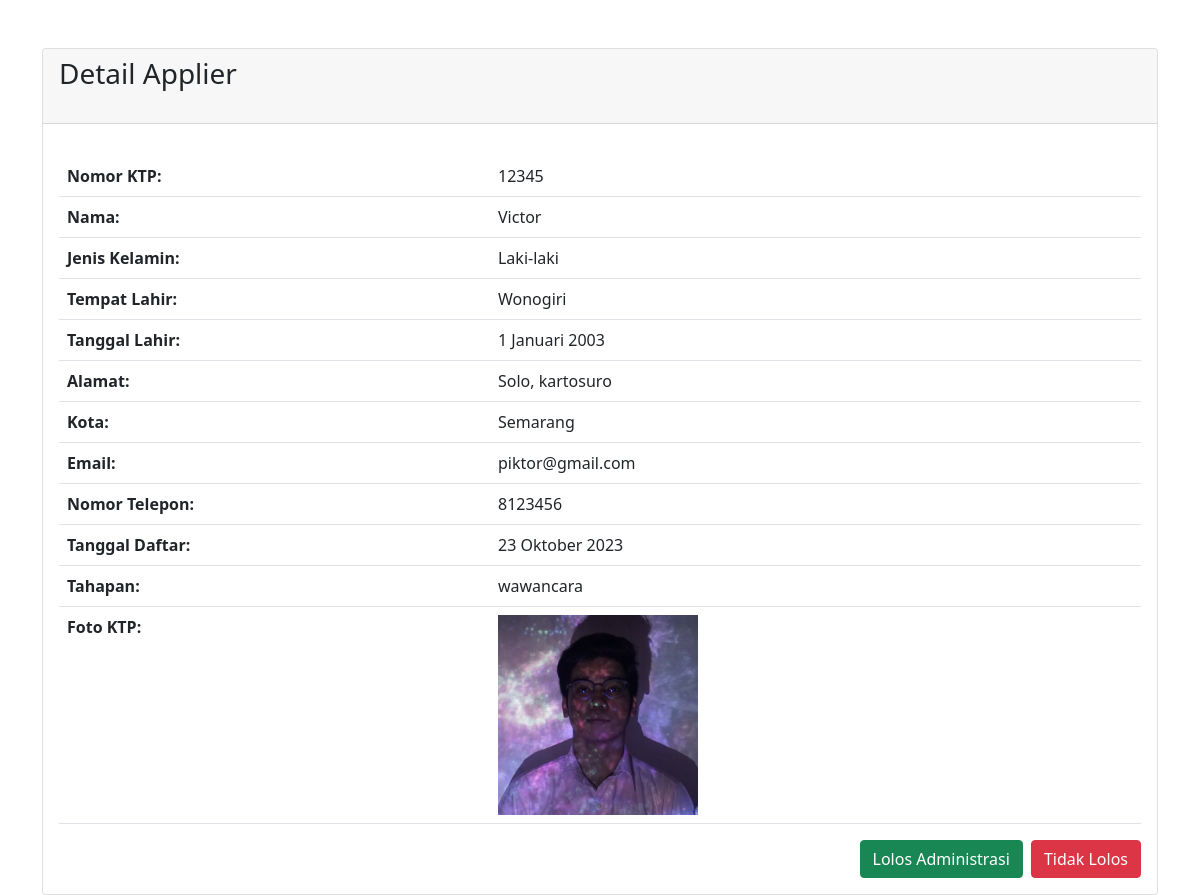
/view_applier.php?noktp=12345, run on an earlier commit of the app's database.
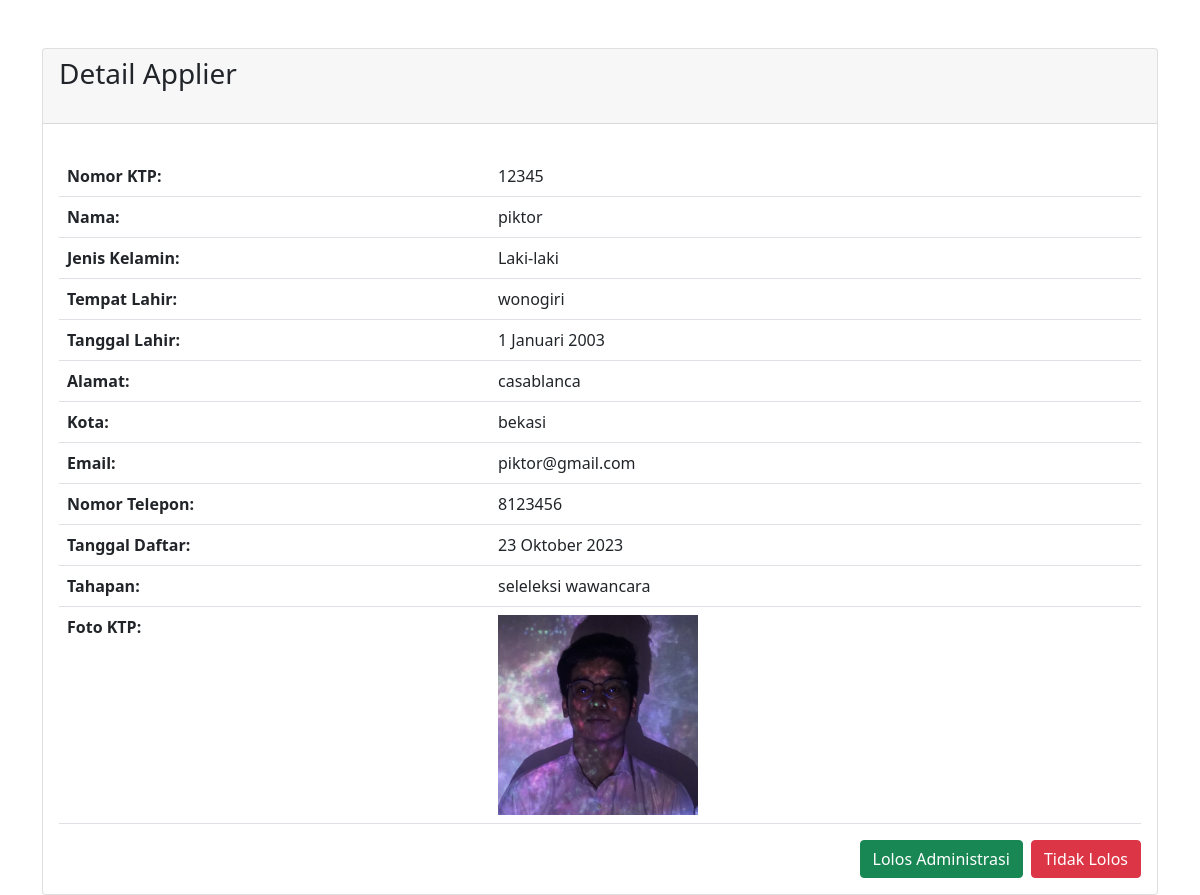
And on a later commit of the database.
### tables this page shows
CREATE TABLE `pencaker` (
  `noktp` int(17) NOT NULL,
  `nama` varchar(100) NOT NULL,
  `password` varchar(50) NOT NULL,
  `jenis_kelamin` char(1) NOT NULL,
  `tempat_lahir` varchar(100) NOT NULL,
  `tanggal_lahir` varchar(50) NOT NULL,
  `alamat` varchar(100) NOT NULL,
  `kota` varchar(50) NOT NULL,
  `email` varchar(50) NOT NULL,
  `no_telp` int(15) NOT NULL,
  `foto` varchar(20) NOT NULL,
  `tgl_daftar` varchar(30) NOT NULL,
  `file_ktp` varchar(20) NOT NULL,
  `idtahapan` varchar(20) NOT NULL
);

CREATE TABLE `tahapan` (
  `idtahapan` varchar(20) NOT NULL,
  `nama` varchar(50) NOT NULL
);

### view_applier.php (the view, shortened to what this page needs)
<?php
require_once("db_login.php");
function getGender($gender)
{
    if ($gender == 'L') {
        return 'Laki-laki';
    } elseif ($gender == 'P') {
        return 'Perempuan';
    } else {
        return 'Tidak Diketahui';
    }
}
?>
<?php
if (isset($_GET['noktp'])) {
    $noktp = $_GET['noktp'];
    $query = "SELECT pencaker.*, tahapan.nama as tahapan
              FROM pencaker
              LEFT JOIN apply_loker ON pencaker.noktp = apply_loker.noktp
              LEFT JOIN tahapan_apply ON apply_loker.idapply = tahapan_apply.idapply
              LEFT JOIN tahapan ON tahapan_apply.idtahapan = tahapan.idtahapan
              WHERE pencaker.noktp = '$noktp'";
    $result = $db->query($query);
    if ($result->num_rows == 1) {
        $row = $result->fetch_object();
?>
        <div class="card mt-5">
            <div class="card-header">
                <h3 class="mb-4">Detail Applier</h3>
            </div>
            <div class="card-body">
                <form method="post">
                    <table class="table mt-3">
                        <tr>
                            <th>Nomor KTP:</th>
                            <td><?php echo $row->noktp; ?></td>
                        </tr>
                        <tr>
                            <th>Nama:</th>
                            <td><?php echo $row->nama; ?></td>
                        </tr>
                        <tr>
                            <th>Jenis Kelamin:</th>
                            <td><?php echo getGender($row->jenis_kelamin); ?></td>
                        </tr>
                        <tr>
                            <th>Tempat Lahir:</th>
                            <td><?php echo $row->tempat_lahir; ?></td>
                        </tr>
                        <tr>
                            <th>Tanggal Lahir:</th>
                            <td><?php echo $row->tanggal_lahir; ?></td>
                        </tr>
                        <tr>
                            <th>Alamat:</th>
                            <td><?php echo $row->alamat; ?></td>
                        </tr>
                        <tr>
                            <th>Kota:</th>
                            <td><?php echo $row->kota; ?></td>
                        </tr>
                        <tr>
                            <th>Email:</th>
                            <td><?php echo $row->email; ?></td>
                        </tr>
                        <tr>
                            <th>Nomor Telepon:</th>
                            <td><?php echo $row->no_telp; ?></td>
                        </tr>
                        <tr>
                            <th>Tanggal Daftar:</th>
                            <td><?php echo $row->tgl_daftar; ?></td>
                        </tr>
                        <tr>
                            <th>Tahapan:</th>
                            <td><?php echo $row->tahapan; ?></td>
                        </tr>
                        <tr>
                            <th>Foto KTP:</th>
                            <td>
                                <?php
                                $fotoKTP = $row->file_ktp;
                                $fotoKTPPath = 'uploads/' . $fotoKTP;
                                if (file_exists($fotoKTPPath)) {
                                    echo '<img src="' . $fotoKTPPath . '" alt="Foto KTP" width="200">';
                                } else {
                                    echo 'Foto KTP tidak tersedia.';
                                }
                                ?>
                            </td>
                        </tr>
                    </table>
                    <div class="form-group mt-3 d-grid gap-2 d-md-flex justify-content-md-end">
                        <button type="submit" name="action" value="lolos" class="btn btn-success" onclick="selesaikanSeleksi()">Lolos Administrasi</button>
                        <button type="submit" name="action" value="tidak_lolos" class="btn btn-danger">Tidak Lolos</button>
                    </div>
                </form>
            </div>
        </div>
<?php
    } else {
        echo "Applier tidak ditemukan.";
    }
} else {
    echo "Invalid Nomor KTP.";
}
?>

What changed in the data, as far as the page shows it:
changed pencaker "Laki-laki": nama "Victor" → "piktor"; tempat_lahir "Wonogiri" → "wonogiri"; alamat "Solo, kartosuro" → "casablanca"; kota "Semarang" → "bekasi"; tahapan.nama "wawancara" → "seleleksi wawancara"
